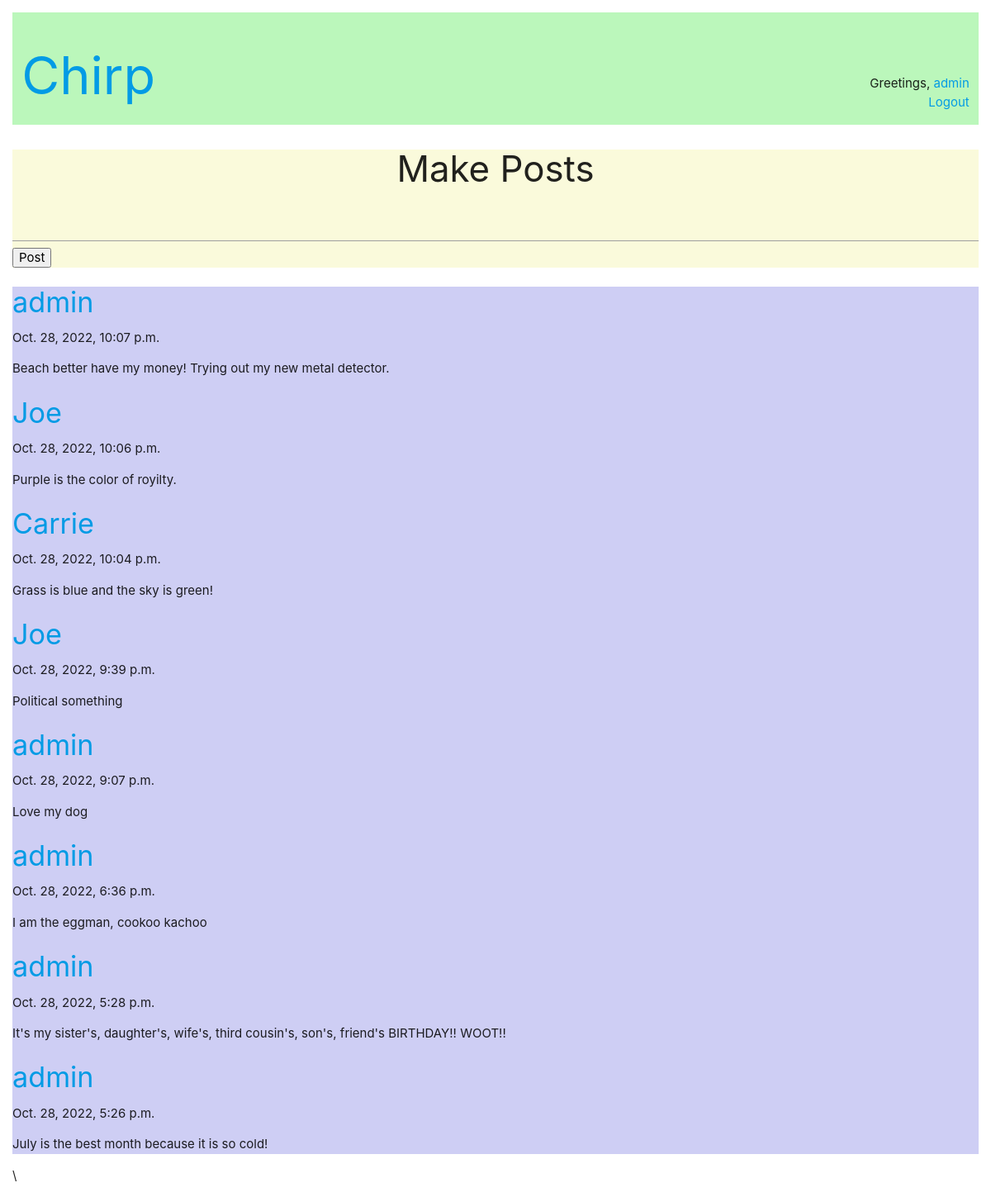
The app's page / (signed in) with its own data.
### posts/models.py (models this page shows, shortened)
class Posts(models.Model):
    post = models.CharField(max_length=128)
    pub_date = models.DateTimeField(auto_now_add = True)
    author = models.ForeignKey('auth.User', related_name="posts", on_delete=models.CASCADE)
    class Meta:
        ordering = ['-pub_date']

### posts/views.py (the view)
# urls.py: path('', views.index, name="index"),
def index(request):
    posts = Posts.objects.all()
    context = {
        'post_list': posts
    }
    return render(request, 'index.html', context)

### templates/index.html (shortened to what this page needs)
{% extends 'base.html' %}
{% block content %}
<div class='form'>
    <h3>Make Posts</h3>
    <form action="{% url 'posts:add' %}" method="post">
        <input type='text' name='post'>
        <input type='submit' value='Post'>
    </form>
</div>
<div class='content'>
    <div  class='posts'>
    {% for post in post_list %}
        <h4><a href="{% url 'users:profile' post.author.username %}" >{{ post.author.username }}</a></h4>{{post.pub_date}}
        <p>{{ post.post }}</p>
    {% endfor %}
    </div>
</div>
{% endblock content %}

### templates/base.html (shortened to what this page needs)
{% load static %}
<!DOCTYPE html>
<html lang="en">
<head>
    <link rel="stylesheet" href="{% static 'css/main.css' %}">
    <link type="text/css" rel="stylesheet" href="{% static 'css/materialize.css' %}">
</head>
<body>
    <header class='row'>
        <h1 class='col s6'><a href="{% url 'posts:index' %}">Chirp</a></h1>
            <div class='col s6'>
                <div class='nav'>
                    {% if user.is_authenticated %}
                        <p>Greetings, <a href="{% url 'users:profile' user.username %}" >{{ user.username }}</a><br>
                        <a href="{% url 'logout' %}">Logout</a></p>
                    {% else %}
                        <a href="{% url 'login' %}">Login</a>
                        <a href="{% url 'users:signup' %}">Sign Up!</a>
                    {% endif %}
                </div>
            </div>
    </header>
        <div>
            {% block content %}
            {%  endblock content %}\
        </div>
</body>
</html>

### static/css/main.css (style rules this page uses)
html { box-sizing: border-box; }
*, *:before, *:after { box-sizing: inherit; }
html { padding: 1em }
header { background-color: rgb(187, 247, 187); }
h3 { text-align: center; }
.nav { margin-top: 5em; text-align: right; }
.content { background-color: rgb(206, 206, 244); }
.form { background-color: rgb(250, 250, 219); }
.posts { border-color: black; border: 5px; border-radius: 30%; }

### records on screen
Posts: author.username "admin", pub_date "Oct. 28, 2022, 10:07 p.m.", post "Beach better have my money! Trying out my new metal detector."
Posts: author.username "Joe", pub_date "Oct. 28, 2022, 10:06 p.m.", post "Purple is the color of royilty."
Posts: author.username "Carrie", pub_date "Oct. 28, 2022, 10:04 p.m.", post "Grass is blue and the sky is green!"
Posts: author.username "Joe", pub_date "Oct. 28, 2022, 9:39 p.m.", post "Political something"
Posts: author.username "admin", pub_date "Oct. 28, 2022, 9:07 p.m.", post "Love my dog"
Posts: author.username "admin", pub_date "Oct. 28, 2022, 6:36 p.m.", post "I am the eggman, cookoo kachoo"
Posts: author.username "admin", pub_date "Oct. 28, 2022, 5:28 p.m.", post "It's my sister's, daughter's, wife's, third cousin's, son's, friend's BIRTHDAY!! WOOT!!"
Posts: author.username "admin", pub_date "Oct. 28, 2022, 5:26 p.m.", post "July is the best month because it is so cold!"

### other values on screen
{{ user.username }} "admin"
